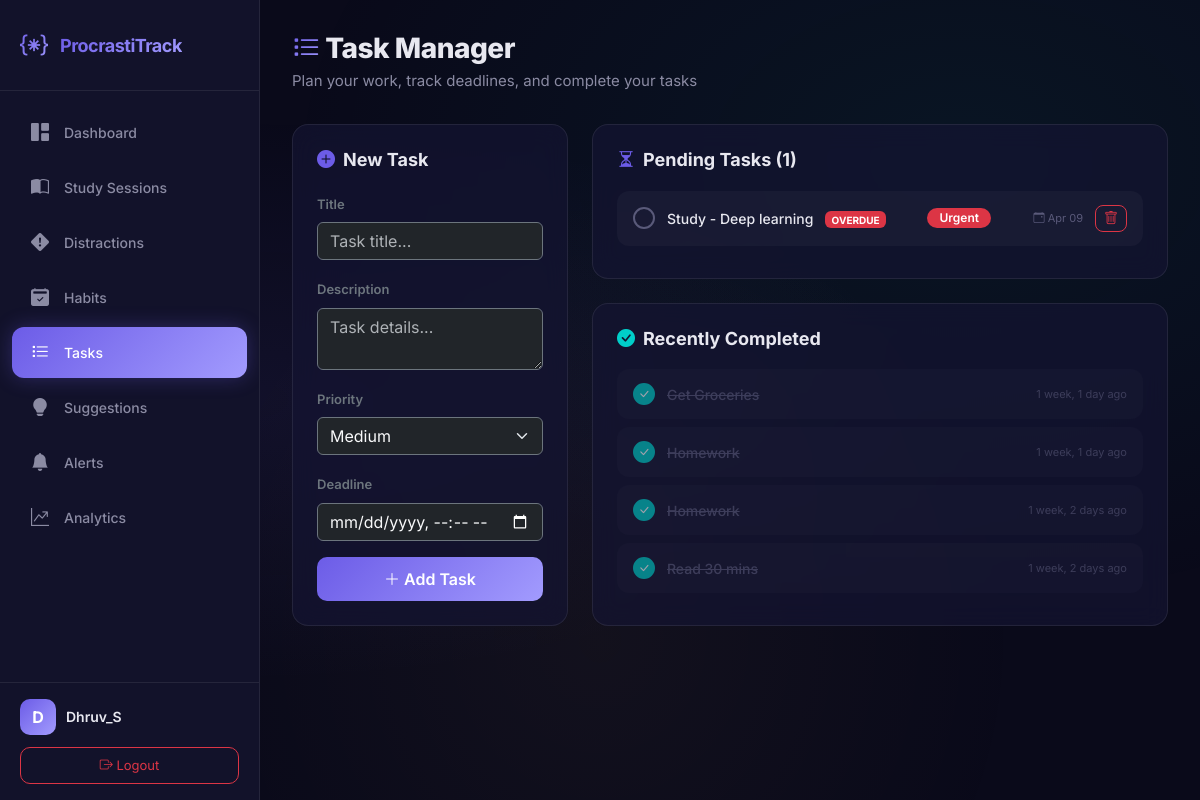
Page /tasks/ (signed in) on the committed database.
### analyzer/models.py (models this page shows, shortened)
class Task(models.Model):
    PRIORITY_CHOICES = [
        ('low', 'Low'),
        ('medium', 'Medium'),
        ('high', 'High'),
        ('urgent', 'Urgent'),
    ]
    STATUS_CHOICES = [
        ('pending', 'Pending'),
        ('in_progress', 'In Progress'),
        ('completed', 'Completed'),
        ('overdue', 'Overdue'),
    ]
    user = models.ForeignKey(User, on_delete=models.CASCADE, related_name='tasks')
    title = models.CharField(max_length=300)
    description = models.TextField(blank=True, null=True)
    priority = models.CharField(max_length=20, choices=PRIORITY_CHOICES, default='medium')
    status = models.CharField(max_length=20, choices=STATUS_CHOICES, default='pending')
    deadline = models.DateTimeField(blank=True, null=True)
    completed_at = models.DateTimeField(blank=True, null=True)
    created_at = models.DateTimeField(auto_now_add=True)
    @property
    def is_overdue(self):
        if self.deadline and self.status != 'completed':
            return timezone.now() > self.deadline
        return False
    class Meta:
        ordering = ['-priority', 'deadline']

### analyzer/views.py (the view)
# urls.py: path('tasks/', views.tasks_view, name='tasks'),
@login_required
def tasks_view(request):
    if request.method == 'POST':
        form = TaskForm(request.POST)
        if form.is_valid():
            task = form.save(commit=False)
            task.user = request.user
            task.save()
            messages.success(request, f"Task '{task.title}' created!")
            return redirect('tasks')
    else:
        form = TaskForm()
    pending = Task.objects.filter(user=request.user).exclude(status='completed')
    completed = Task.objects.filter(user=request.user, status='completed').order_by('-completed_at')[:10]
    return render(request, 'analyzer/tasks.html', {
        'form': form,
        'pending': pending,
        'completed': completed,
    })

### analyzer/forms.py
class TaskForm(forms.ModelForm):
    deadline = forms.DateTimeField(
        required=False,
        widget=forms.DateTimeInput(attrs={
            'type': 'datetime-local',
            'class': 'form-control bg-dark text-light border-secondary'
        })
    )
    class Meta:
        model = Task
        fields = ['title', 'description', 'priority', 'deadline']
        widgets = {
            'title': forms.TextInput(attrs={
                'class': 'form-control bg-dark text-light border-secondary',
                'placeholder': 'Task title...'
            }),
            'description': forms.Textarea(attrs={
                'class': 'form-control bg-dark text-light border-secondary',
                'rows': 2,
                'placeholder': 'Task details...'
            }),
            'priority': forms.Select(attrs={
                'class': 'form-select bg-dark text-light border-secondary'
            }),
        }

### analyzer/templatetags/analyzer_extras.py (called while the page is built)
@register.filter
def get_priority_class(priority):
    mapping = {
        'low': 'bg-secondary',
        'medium': 'bg-info',
        'high': 'bg-warning text-dark',
        'urgent': 'bg-danger',
    }
    return mapping.get(priority, 'bg-secondary')

### analyzer/templates/analyzer/tasks.html (shortened to what this page needs)
{% extends 'analyzer/base.html' %}
{% load analyzer_extras %}
{% block content %}
<div class="page-header slide-up">
    <h1><i class="bi bi-list-task text-gradient"></i> Task Manager</h1>
    <p>Plan your work, track deadlines, and complete your tasks</p>
</div>
<div class="row g-4">
    <div class="col-lg-4">
        <div class="glass-card-static slide-up">
            <h3 class="section-title"><i class="bi bi-plus-circle-fill"></i> New Task</h3>
            <form method="POST" id="task-form">
                {% for field in form %}
                <div class="mb-3">
                    <label for="{{ field.id_for_label }}" class="form-label text-secondary" style="font-size:13px;font-weight:600;">{{ field.label }}</label>
                    {{ field }}
                </div>
                {% endfor %}
                <button type="submit" class="btn btn-primary w-100" id="submit-task">
                    <i class="bi bi-plus-lg"></i> Add Task
                </button>
            </form>
        </div>
    </div>
    <div class="col-lg-8">
        <div class="glass-card-static slide-up">
            <h3 class="section-title"><i class="bi bi-hourglass-split"></i> Pending Tasks ({{ pending|length }})</h3>
            {% if pending %}
                {% for task in pending %}
                <div class="task-item slide-up" id="task-{{ task.pk }}">
                    <div class="task-check" onclick="completeTask({{ task.pk }})" id="check-{{ task.pk }}" title="Mark complete">
                    </div>
                    <div class="task-title flex-grow-1">
                        {{ task.title }}
                        {% if task.is_overdue %}
                        <span class="badge bg-danger ms-2" style="font-size:10px;border-radius:6px;">OVERDUE</span>
                        {% endif %}
                    </div>
                    <span class="badge {{ task.priority|get_priority_class }} badge-pill">{{ task.get_priority_display }}</span>
                    {% if task.deadline %}
                    <small style="color:var(--text-muted);font-size:11px;min-width:80px;text-align:right;">
                        <i class="bi bi-calendar-event"></i> {{ task.deadline|date:"M d" }}
                    </small>
                    {% endif %}
                    <a href="{% url 'delete_task' task.pk %}" class="btn btn-sm btn-outline-danger" style="border-radius:8px;padding:2px 8px;" onclick="return confirm('Delete task?')">
                        <i class="bi bi-trash"></i>
                    </a>
                </div>
                {% endfor %}
            {% else %}
                <div class="empty-state" style="padding:40px;">
                    <div class="empty-icon"><i class="bi bi-check2-all"></i></div>
                    <h3>All caught up!</h3>
                    <p>No pending tasks. Add new ones to stay organized.</p>
                </div>
            {% endif %}
        </div>
        {% if completed %}
        <div class="glass-card-static slide-up mt-4">
            <h3 class="section-title"><i class="bi bi-check-circle-fill" style="color:var(--accent-success);"></i> Recently Completed</h3>
            {% for task in completed %}
            <div class="task-item completed" style="opacity:0.6;">
                <div class="task-check completed"><i class="bi bi-check-lg" style="color:#fff;font-size:12px;"></i></div>
                <div class="task-title flex-grow-1">{{ task.title }}</div>
                <small style="color:var(--text-muted);font-size:11px;">{{ task.completed_at|timesince }} ago</small>
            </div>
            {% endfor %}
        </div>
        {% endif %}
    </div>
</div>
{% endblock %}

### analyzer/templates/analyzer/base.html (shortened to what this page needs)
{% load static %}
{% load analyzer_extras %}
<!DOCTYPE html>
<html lang="en" data-bs-theme="dark">
<head>
    <link href="https://cdn.jsdelivr.net/npm/bootstrap@5.3.3/dist/css/bootstrap.min.css" rel="stylesheet">
    <link href="https://cdn.jsdelivr.net/npm/bootstrap-icons@1.11.3/font/bootstrap-icons.min.css" rel="stylesheet">
    <link rel="stylesheet" href="{% static 'analyzer/css/style.css' %}">
</head>
<body>
    {% if user.is_authenticated %}
    <nav id="sidebar" class="sidebar">
        <div class="sidebar-brand">
            <i class="bi bi-braces-asterisk brand-icon"></i>
            <span class="brand-text">ProcrastiTrack</span>
        </div>
        <ul class="sidebar-nav">
            <li class="nav-item">
                <a href="{% url 'dashboard' %}" class="nav-link {% if request.resolver_match.url_name == 'dashboard' %}active{% endif %}" id="nav-dashboard">
                    <i class="bi bi-grid-1x2-fill"></i>
                    <span>Dashboard</span>
                </a>
            </li>
            <li class="nav-item">
                <a href="{% url 'study_sessions' %}" class="nav-link {% if request.resolver_match.url_name == 'study_sessions' %}active{% endif %}" id="nav-sessions">
                    <i class="bi bi-book-half"></i>
                    <span>Study Sessions</span>
                </a>
            </li>
            <li class="nav-item">
                <a href="{% url 'distractions' %}" class="nav-link {% if request.resolver_match.url_name == 'distractions' %}active{% endif %}" id="nav-distractions">
                    <i class="bi bi-exclamation-diamond-fill"></i>
                    <span>Distractions</span>
                </a>
            </li>
            <li class="nav-item">
                <a href="{% url 'habits' %}" class="nav-link {% if request.resolver_match.url_name == 'habits' %}active{% endif %}" id="nav-habits">
                    <i class="bi bi-calendar2-check-fill"></i>
                    <span>Habits</span>
                </a>
            </li>
            <li class="nav-item">
                <a href="{% url 'tasks' %}" class="nav-link {% if request.resolver_match.url_name == 'tasks' %}active{% endif %}" id="nav-tasks">
                    <i class="bi bi-list-task"></i>
                    <span>Tasks</span>
                </a>
            </li>
            <li class="nav-item">
                <a href="{% url 'suggestions' %}" class="nav-link {% if request.resolver_match.url_name == 'suggestions' %}active{% endif %}" id="nav-suggestions">
                    <i class="bi bi-lightbulb-fill"></i>
                    <span>Suggestions</span>
                </a>
            </li>
            <li class="nav-item">
                <a href="{% url 'alerts' %}" class="nav-link {% if request.resolver_match.url_name == 'alerts' %}active{% endif %}" id="nav-alerts">
                    <i class="bi bi-bell-fill"></i>
                    <span>Alerts</span>
                </a>
            </li>
            <li class="nav-item">
                <a href="{% url 'analytics' %}" class="nav-link {% if request.resolver_match.url_name == 'analytics' %}active{% endif %}" id="nav-analytics">
                    <i class="bi bi-graph-up-arrow"></i>
                    <span>Analytics</span>
                </a>
            </li>
        </ul>
        <div class="sidebar-footer">
            <div class="user-info">
                <div class="user-avatar">{{ user.username|make_list|first|upper }}</div>
                <span class="user-name">{{ user.username }}</span>
            </div>
            <a href="{% url 'logout' %}" class="btn btn-outline-danger btn-sm logout-btn" id="logout-btn">
                <i class="bi bi-box-arrow-right"></i> Logout
            </a>
        </div>
    </nav>
    <main class="main-content">
        {% block content %}{% endblock %}
    </main>
    {% endif %}
</body>
</html>

### rows in the picture
Task: title "Study - Deep learning", status "OVERDUE", priority "Urgent", deadline "Apr 09"
Task: title "Get Groceries", completed_at "1 week, 1 day"
Task: title "Homework", completed_at "1 week, 1 day"
Task: title "Homework", completed_at "1 week, 2 days"
Task: title "Read 30 mins", completed_at "1 week, 2 days"

### other values in the picture
{{ user.username|make_list|first|upper }} "D"
{{ user.username }} "Dhruv_S"
{{ field.label }} "Title" "Description" "Priority" "Deadline"
{{ pending|length }} "1"
